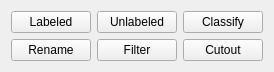
<?xml version="1.0" encoding="UTF-8"?>
<ui version="4.0">
 <class>Form</class>
 <widget class="QWidget" name="Form">
  <property name="geometry">
   <rect>
    <x>0</x>
    <y>0</y>
    <width>255</width>
    <height>70</height>
   </rect>
  </property>
  <property name="windowTitle">
   <string>Form</string>
  </property>
  <layout class="QGridLayout" name="gridLayout">
   <item row="1" column="2">
    <widget class="QPushButton" name="cutout">
     <property name="text">
      <string>Cutout</string>
     </property>
    </widget>
   </item>
   <item row="0" column="2">
    <widget class="QPushButton" name="classify">
     <property name="text">
      <string>Classify</string>
     </property>
    </widget>
   </item>
   <item row="0" column="1">
    <widget class="QPushButton" name="unlabeled">
     <property name="text">
      <string>Unlabeled</string>
     </property>
    </widget>
   </item>
   <item row="1" column="0">
    <widget class="QPushButton" name="rename">
     <property name="text">
      <string>Rename</string>
     </property>
    </widget>
   </item>
   <item row="1" column="1">
    <widget class="QPushButton" name="filter">
     <property name="text">
      <string>Filter</string>
     </property>
    </widget>
   </item>
   <item row="0" column="0">
    <widget class="QPushButton" name="labeled">
     <property name="text">
      <string>Labeled</string>
     </property>
    </widget>
   </item>
  </layout>
 </widget>
 <resources/>
 <connections/>
</ui>
